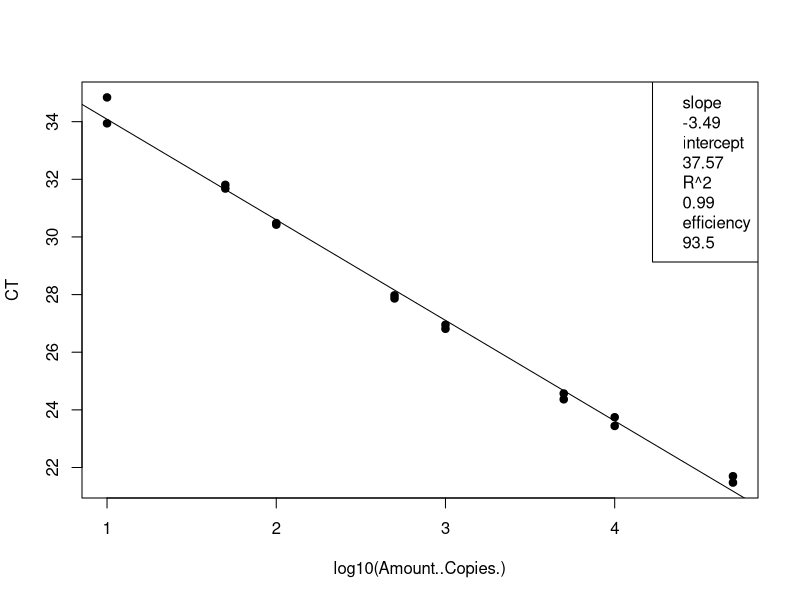
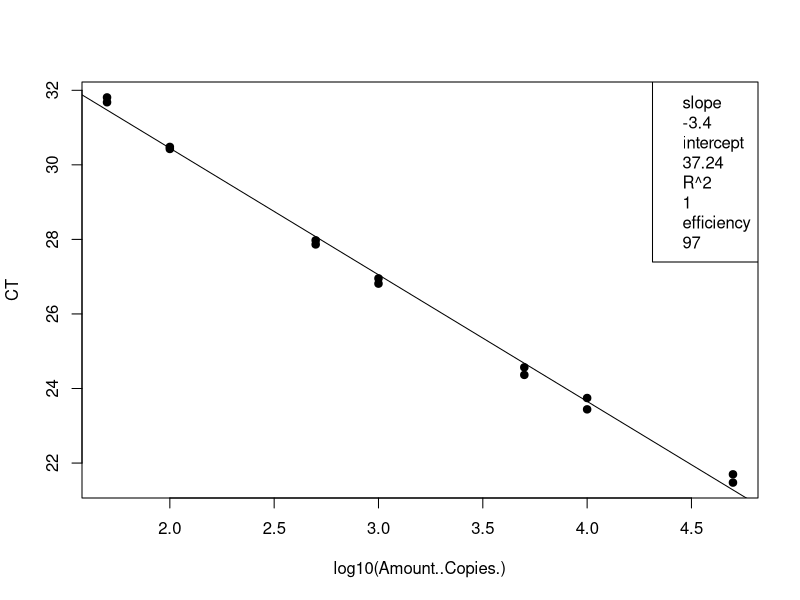
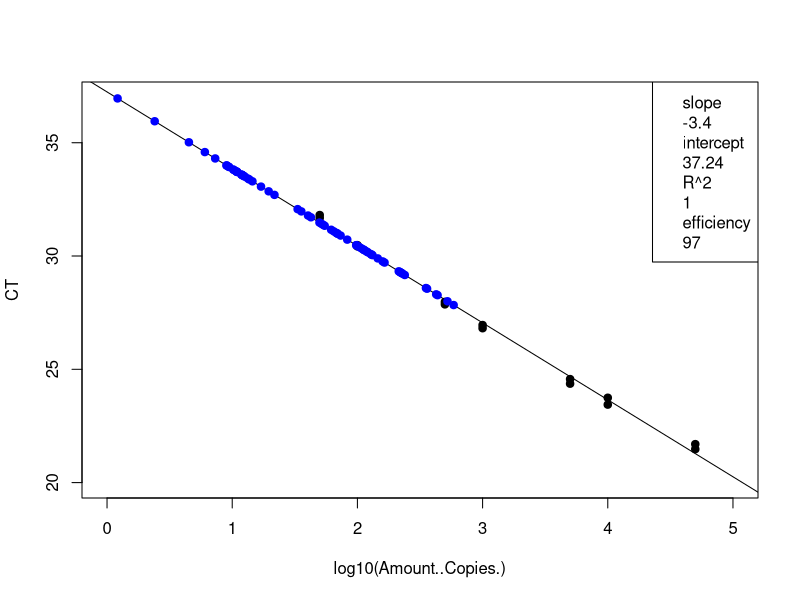
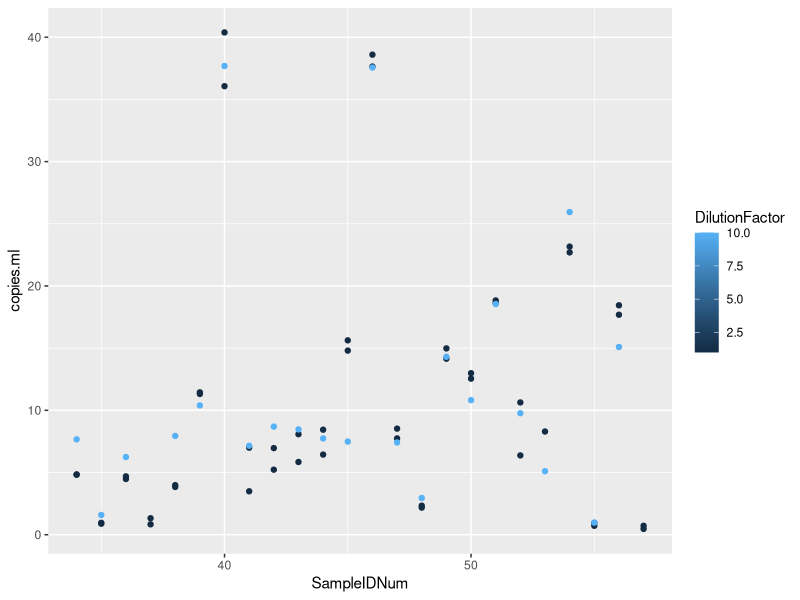

Here is the R script that generated these plots, in order:
## ---- chunk 1
knitr::opts_chunk$set(echo = TRUE)

## ---- chunk 2
# clear the workspace
rm(list=ls())

# load the data (note data file must be in this repository)
data <- read.csv("Plate2_E.coli_qPCRConversion.csv")
#View(data)
## ---- chunk 3
# linear regression of standard curve
standards = data[1:16,]
standardCurve <- lm(CT ~ log10(Amount..Copies.), data = standards)
  
standardCurvePlot <- plot(CT ~ log10(Amount..Copies.), data = standards, pch=19) 
abline(coef(standardCurve)) 
legend("topright", legend=c(paste= "slope", round(standardCurve$coefficients[2], 2), 
                            paste= "intercept", round(standardCurve$coefficients[1], 2), 
                            paste= "R^2", round(summary(standardCurve)$r.squared, 2),
                            paste = "efficiency", round((10^(-1/standardCurve$coefficients[2])-1)*100, 1)))
## ---- chunk 4
# remove standards that sucked and redo analysis NOT NEEDED 21 Jan 2020
standards <- standards[-15:-16,] # uncomment this line and change which rows to remove
standardCurve <- lm(CT ~ log10(Amount..Copies.), data = standards)

standardCurvePlot <- plot(CT ~ log10(Amount..Copies.), data = standards, pch=19)
abline(coef(standardCurve))
col = "blue"
legend("topright", legend=c(paste= "slope", round(standardCurve$coefficients[2], 2),
                            paste= "intercept", round(standardCurve$coefficients[1], 2),
                            paste= "R^2", round(summary(standardCurve)$r.squared, 2),
                            paste = "efficiency", round((10^(-1/standardCurve$coefficients[2])-1)*100, 1)))
## ---- chunk 5
# data set of unknowns including info on standard curve
#unknowns = subset(data, Name == "UNKNOWN")
unknowns = data[17:88,]
#unknowns <- unknowns[-1:-3,] # uncomment this line and change which rows to remove if these samples were outside of the standard curve

# add new columns to the data table
unknowns$plate_num = 1 #change to the actual plate number
unknowns$standard_slope = standardCurve$coefficients[2]
unknowns$standard_intercept = standardCurve$coefficients[1]
unknowns$R2 = summary(standardCurve)$r.squared
unknowns$efficiency =  (10^(-1/standardCurve$coefficients[2])-1)*100
  
# add a new column that interpolates copies/well from Ct for the unknowns
unknowns$log.copies.well = ((unknowns$CT - standardCurve$coefficients[1])/standardCurve$coefficients[2])
unknowns$copies.well = 10^unknowns$log.copies.well

# copies/ul extract accounting for dilution factor
vol.well = 3 #qPCR template volume in ul
unknowns$vol.well = vol.well
unknowns$copies.ul = ((unknowns$copies.well/vol.well)*unknowns$DilutionFactor)

# copies/extraction
vol.elution = 110 #DNA extraction elution volume in ul
unknowns$vol.elution = vol.elution
unknowns$copies.extraction = (unknowns$copies.ul*vol.elution)

# copies/ml #Volume is volume of sample filtered in mL
unknowns$copies.ml = (unknowns$copies.extraction/unknowns$Volume)


## ---- chunk 6
standards <- standards[-15:-16,] # uncomment this line and change which rows to remove
standardCurve <- lm(CT ~ log10(Amount..Copies.), data = standards)

standardCurvePlot <- plot(CT ~ log10(Amount..Copies.), data = standards, pch=19, ylim=c(20,37), xlim=c(0,5))
abline(coef(standardCurve))
col = "blue"
legend("topright", legend=c(paste= "slope", round(standardCurve$coefficients[2], 2),
                            paste= "intercept", round(standardCurve$coefficients[1], 2),
                            paste= "R^2", round(summary(standardCurve)$r.squared, 2),
                            paste = "efficiency", round((10^(-1/standardCurve$coefficients[2])-1)*100, 1)))

unknowns = unknowns[1:72,]
standardCurve <- lm(CT ~ log10(copies.well), data = unknowns)

standardCurvePlot <- points(CT ~ log10(copies.well), data = unknowns, pch=19, col = "blue")


#abline(coef(standardCurve))
#legend("topright", legend=c(paste= "slope", round(standardCurve$coefficients[2], 2),
                            #paste= "intercept", round(standardCurve$coefficients[1], 2),
                            #paste= "R^2", round(summary(standardCurve)$r.squared, 2),
                            #paste = "efficiency", round((10^(-1/standardCurve$coefficients[2])-1)*100, 1)))
## ---- chunk 7
# make a plot that compares the diluted to undiluted replicates for each sample including dilution factor
library("ggplot2")
unknowns$SampleIDNum <- as.numeric(as.character(unknowns$SampleIDNum)) # change to numeric
replicates = unknowns[1:71,]
#replicates <- replicates[-18,] # This removes rows (B11)
#replicates <- replicates[-32,] # This removes rows (D8)
#replicates <- replicates[-55,] # This removes rows (G5)
qplot(SampleIDNum,copies.ml, data=replicates, col=DilutionFactor)
## ---- chunk 8
# write csv file
write.csv(unknowns, file = "Plate2_E.coli_ConvertedData.csv", row.names=FALSE, na="")

# average the replicates (if not strongly inhibited) and make a new file
library(dplyr)
data.average = unknowns %>% group_by(SampleIDNum) %>% summarise(copies.ml = mean(copies.ml, na.rm = T))
write.csv(data.average, file = "Plate2_E.coli_Averaged.csv", row.names=FALSE, na="")
